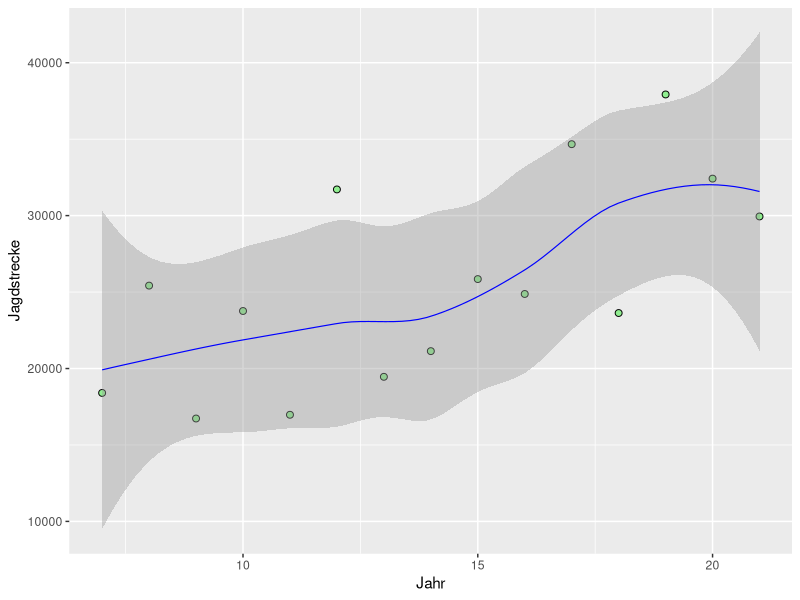
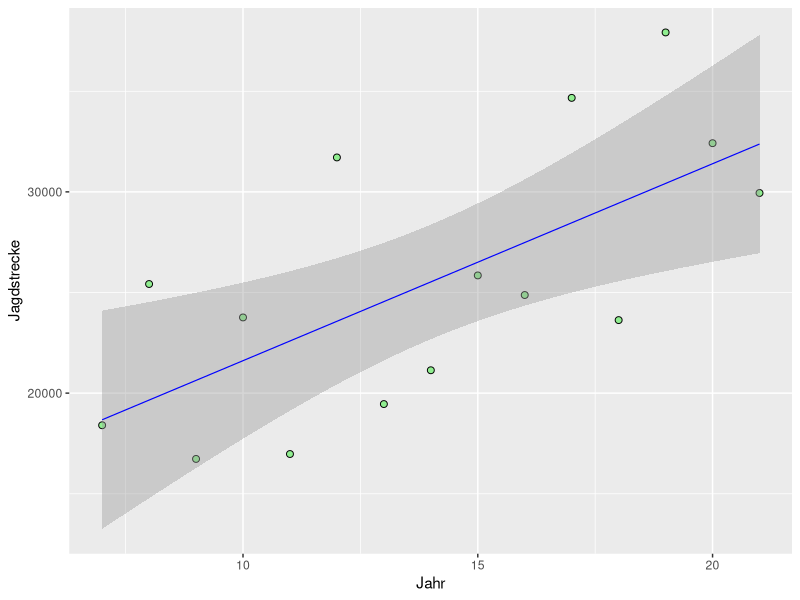
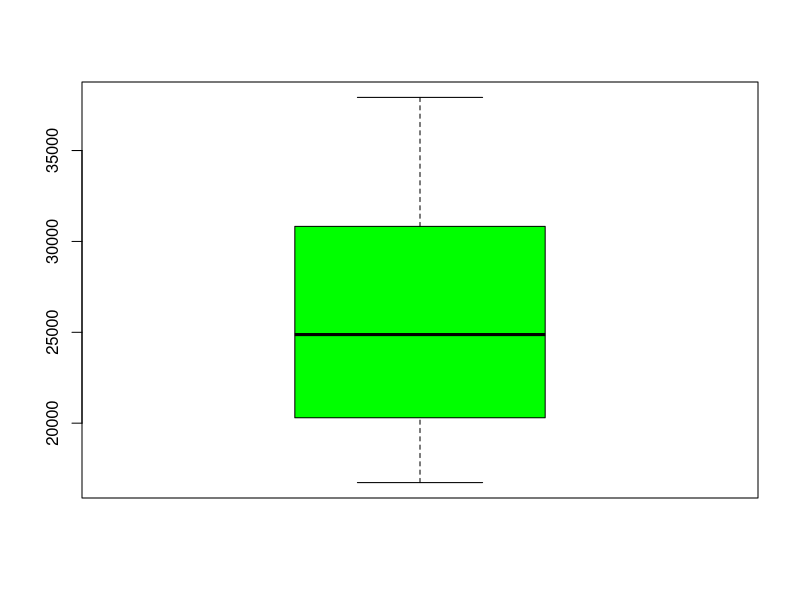
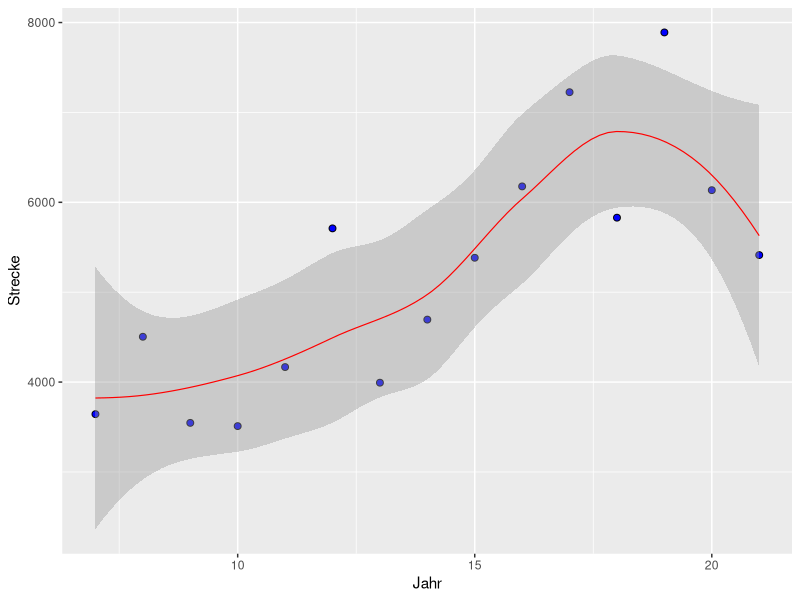
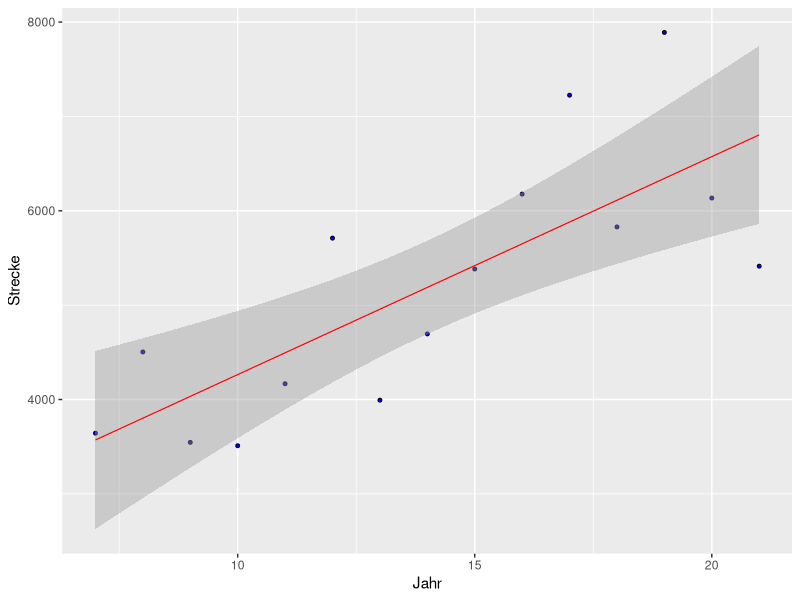
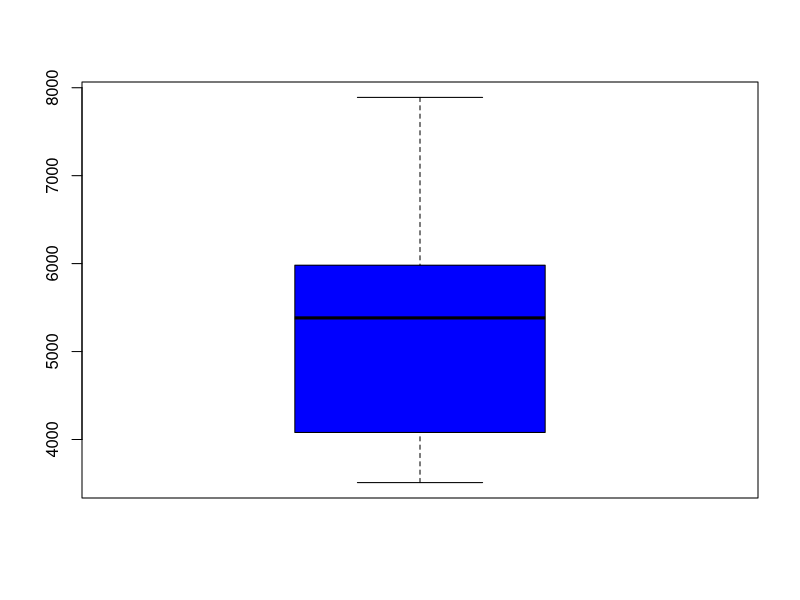

Write R code to recreate these figures, in order.
## ---- chunk 1

## ---- chunk 2
x <- c(21, 20, 19, 18, 17, 16, 15, 14, 13, 12, 11, 10, 09, 08, 07)
y <- c(29945, 32420, 37924, 23629, 34672, 24875, 25849, 21136, 19457, 31712, 16974, 23761, 16730, 25422, 18403 )
df1 <- data.frame(Jahr = x, Jagdstrecke = y)
df1

## ---- chunk 3
library(ggplot2)


ggplot(df1) +
  aes(y = Jagdstrecke,
      x = Jahr) +
  geom_point(shape = 21, size = 2, fill = "lightgreen") + 
  geom_smooth(formula = y ~ x, method = "loess", col='blue', linewidth=0.4,)
## ---- chunk 4
library(ggplot2)


ggplot(df1) +
  aes(y = Jagdstrecke,
      x = Jahr) +
  geom_point(shape = 21, size = 2, fill = "lightgreen") + 
  geom_smooth(formula = y ~ x, method = "lm", col='blue', linewidth=0.4,)
## ---- chunk 5
boxplot(df1$Jagdstrecke, col="green")


## ---- chunk 6
x <- c(21, 20, 19, 18, 17, 16, 15, 14, 13, 12, 11, 10, 09, 08, 07)
y <- c(5413, 6135, 7890, 5829, 7225, 6177, 5383, 4695, 3993, 5710, 4167, 3510, 3546, 4504, 3643)
df <- data.frame(Jahr = x, Strecke = y)
df

## ---- chunk 7
library(ggplot2)
ggplot(df) +
  aes(x=Jahr, 
      y=Strecke) +
    geom_point(shape = 21, size = 2, fill = "blue") +
    geom_smooth(formula = y ~ x, method = "loess", col='red', linewidth=0.4,)
## ---- chunk 8
library(ggplot2)


ggplot(df) +
  aes(y = Strecke,
      x = Jahr) +
  geom_point(shape = 21, size = 1, fill = "blue") +
  geom_smooth(formula = y ~ x, method = "lm", col='red', linewidth=0.4,)


## ---- chunk 9
boxplot(df$Strecke, col="blue")
